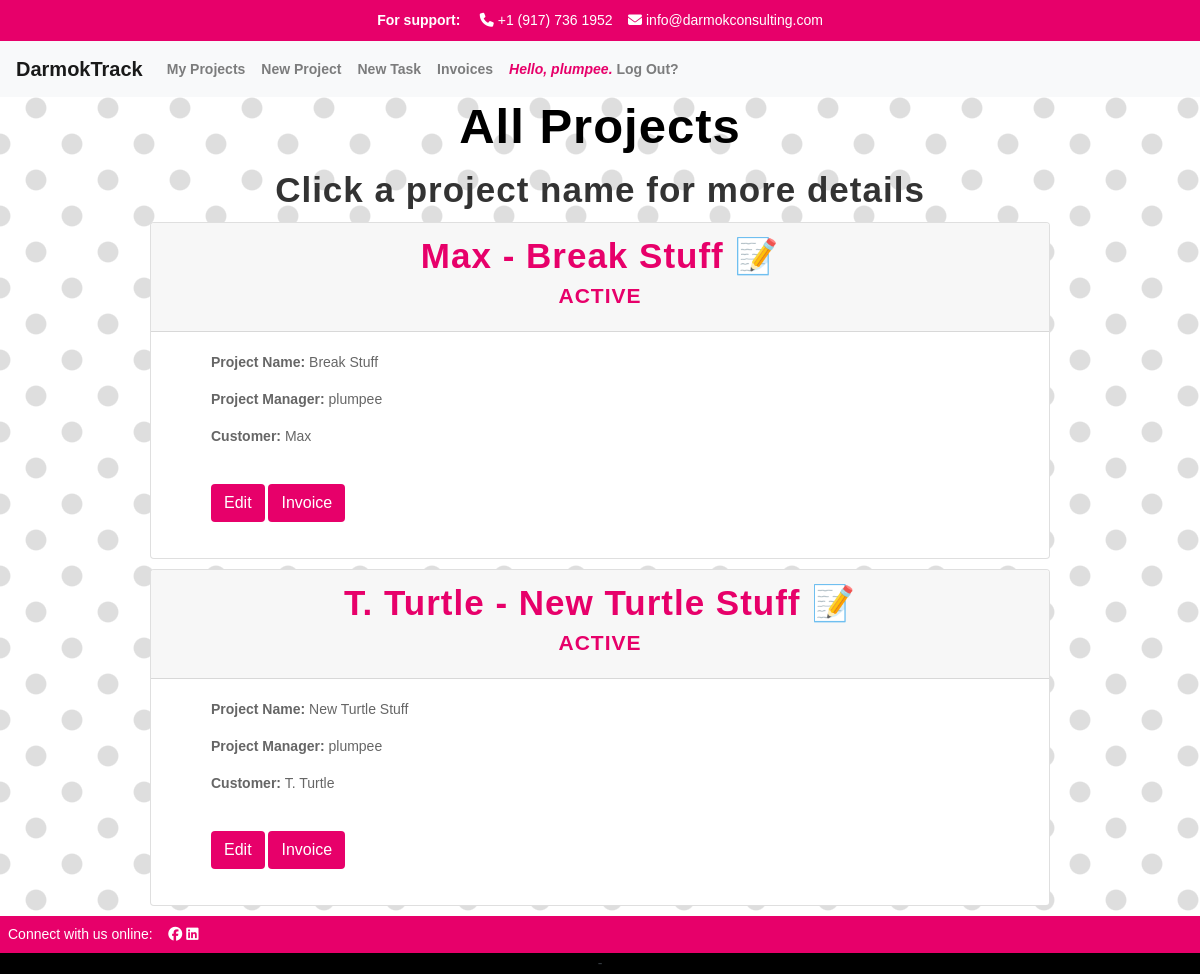
Page /projects (signed in) on the earlier database version.
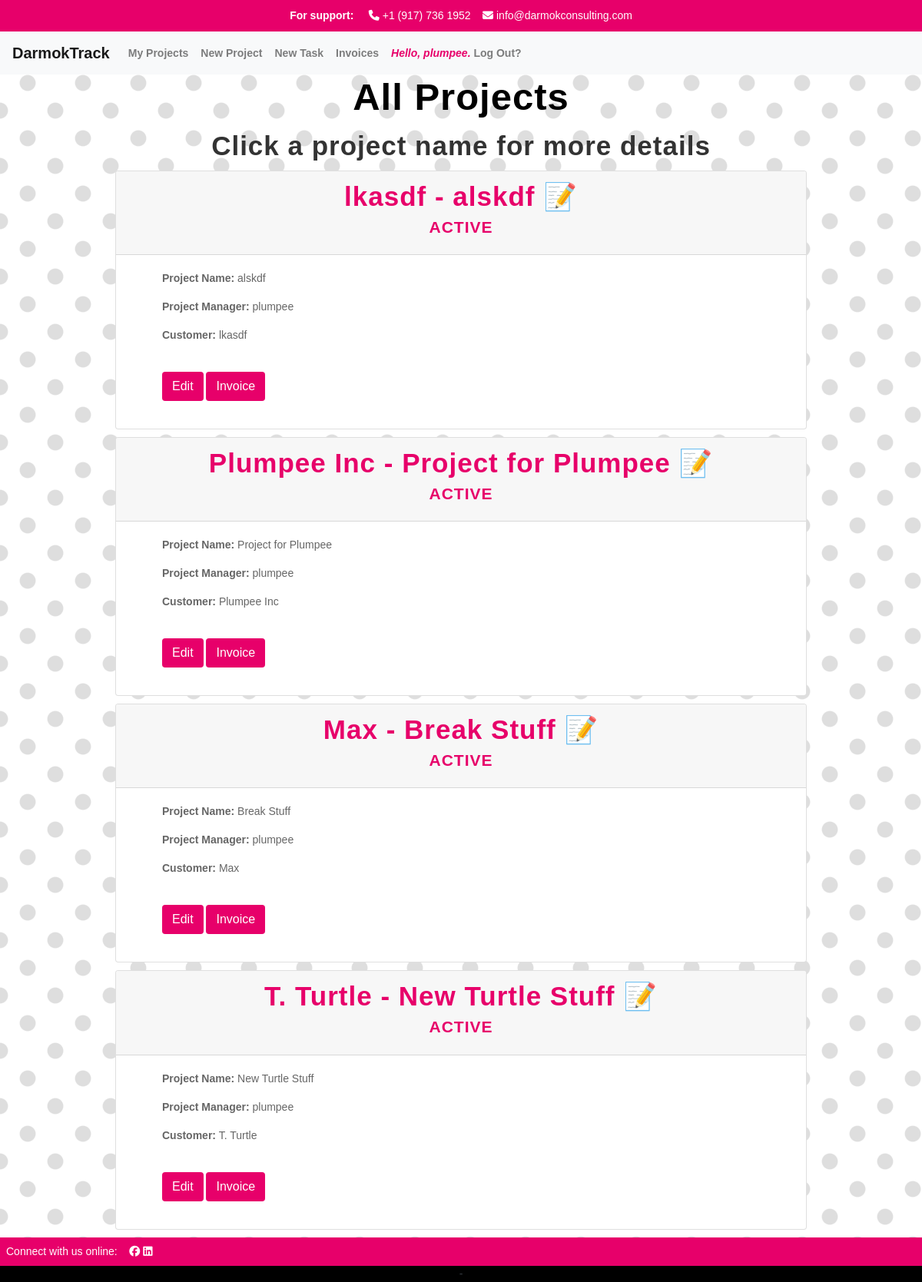
Same page on the later database version.
### apps/track/models.py (models this page shows, shortened)
class Project(models.Model):
    PENDING = 'pending'
    PAID = 'paid'
    CREDIT_MEMO = 'credit_memo'
    CHOICES_STATUS = {
        (PENDING, 'pending'),
        (PAID, 'paid'),
        (CREDIT_MEMO, 'credit_memo'),
    }
    project_manager = models.ForeignKey(User, related_name='project_manager', on_delete=models.CASCADE)
    name = models.CharField('Project Name', max_length=250)
    start = models.DateTimeField(auto_now_add=True)
    customer = models.CharField(max_length=250)
    customer_address = models.CharField(max_length=250, null=True)
    customer_citystatezip = models.CharField(max_length=250, null=True)
    budget_hours = models.IntegerField(default=0)
    budget_dollars = models.DecimalField(max_digits=10, decimal_places=2, default=0.00)
    is_active = models.BooleanField('Active', default=True)
    projects = models.ForeignKey(User, blank=True, related_name='project_list', on_delete=models.CASCADE)
    time_models = models.ManyToManyField(TimeModel, related_name='projects')
    invoice_status = models.CharField(max_length=25, choices=CHOICES_STATUS, default=PENDING)
    class Meta:
        ordering = ['-start']

class User(AbstractUser):
    def __str__(self):
        return self.username

### apps/track/views.py (the view)
# urls.py: path('projects', views.project_list, name='projects'),
def project_list(request):
    return render(request, 'track/projects.html', {
            'projects': request.user.project_list.all(),
        })

### apps/track/templates/track/projects.html (shortened to what this page needs)
{% extends "track/layout.html" %}
{% load mathfilters %}
{% block body %}
<h1>All Projects</h1>
<h2>Click a project name for more details</h2>
{% if user.is_authenticated %}
    {% for project in projects %}
            <div class="card w-75">
                <div class="{% if project.is_active %}card-header{% else %}card-header bg-secondary{% endif %}">
                    <h2 class="card-title mb-0">
                            <a href="{% url "project" project.id %}">{{ project.customer}} - {{ project.name }} 📝 </a>
                        </h2>
                        <h3>{% if project.is_active %}
                            Active
                            {% else %}
                            <div class="inactive">
                            Inactive
                            </div>
                            {% endif %}
                        </h3>
                </div>
                <div id="collapseOne">
                    <div class="{% if project.is_active %}card-body{% else %}card-body bg-inactive{% endif %}">
                        <ul><strong>Project Name:</strong> {{ project.name }}</ul>
                        <ul><strong>Project Manager:</strong> {{ project.project_manager }}</ul>
                        <ul><strong>Customer:</strong> {{ project.customer }}</ul>
                        <br>
                        {% if project.is_active %}
                            <ul>
                                <a href="{% url "edit_project" project.id %}" data-id="{{ project.id }}"><button type="button" class="btn btn-darmok">Edit</button></a>
                                <a href="{% url "invoice" project_id=project.id %}" data-id="{{ project.id }}"><button type="button" class="btn btn-darmok">Invoice</button></a>
                            </ul>
                            {% else %}
                            <ul>
                                <button type="button" class="btn btn-darmok" disabled>Edit</button>
                                <a href="{% url "invoice" project_id=project.id %}" data-id="{{ project.id }}"><button type="button" class="btn btn-darmok">Invoice</button></a>
                            </ul>
                            {% endif %}
                    </div>
                </div>
            </div>
    {% endfor %}
    </div>
{% endif %}
{% endblock %}

Differences in the rows shown:
added Project: customer "lkasdf", name "alskdf", is_active "ACTIVE", project_manager "plumpee"
added Project: customer "Plumpee Inc", name "Project for Plumpee", is_active "ACTIVE", project_manager "plumpee"
